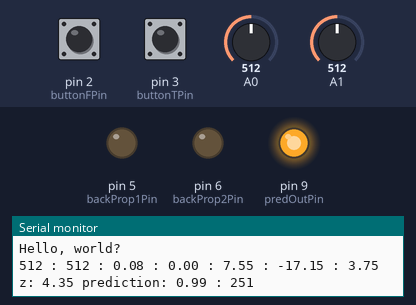
A sketch run on a simulated Arduino Uno, built with avr-gcc and run on an emulated ATmega328P. Parts: output pins drawn as LEDs (lit = HIGH), the last lines printed to the serial monitor. Inputs (shaded band) come from the test bench; at power-on: pin 2 (buttonFPin) HIGH, A1 = 512, A0 = 512, pin 3 (buttonTPin) HIGH.

Above: at 1.2 s.
1.3 s: pin 2 (buttonFPin) pulled LOW for 0.15 s
At 1.7 s:
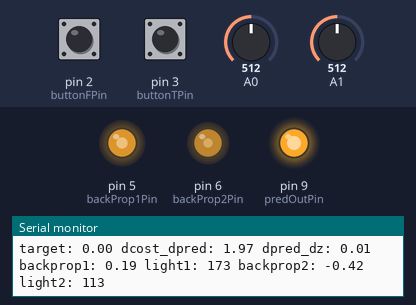
3.3 s: A1 set to 716
At 4.0 s:
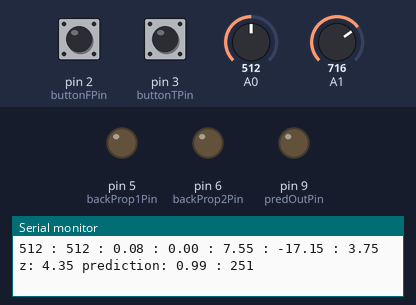
4.8 s: A0 set to 716
At 5.6 s:
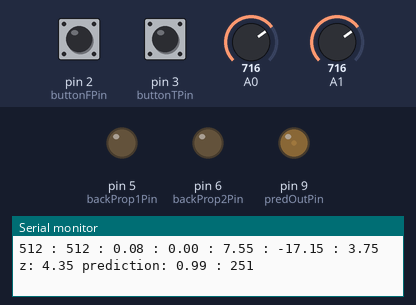
6.4 s: pin 3 (buttonTPin) pulled LOW for 0.15 s
At 6.8 s:
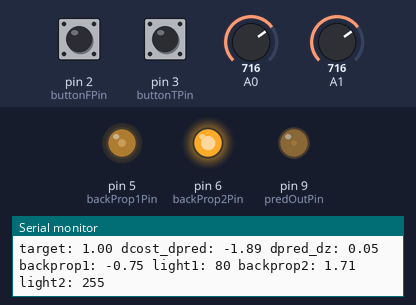
8.4 s: pin 2 (buttonFPin) pulled LOW for 1 s
At 8.8 s:
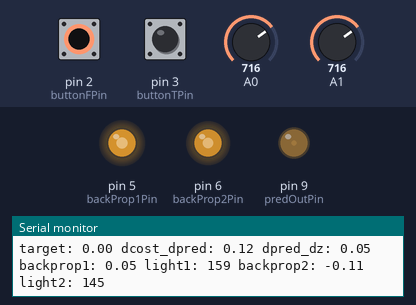
10.9 s: A0 set to 900
At 11.8 s:
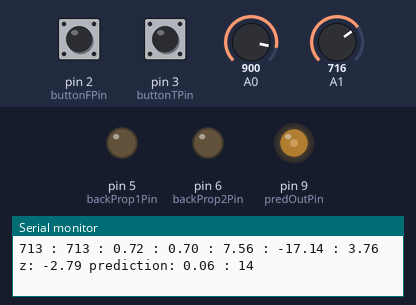
Timing chart, 0 to 13.4 s (numbered marks = the images above; inputs shaded):
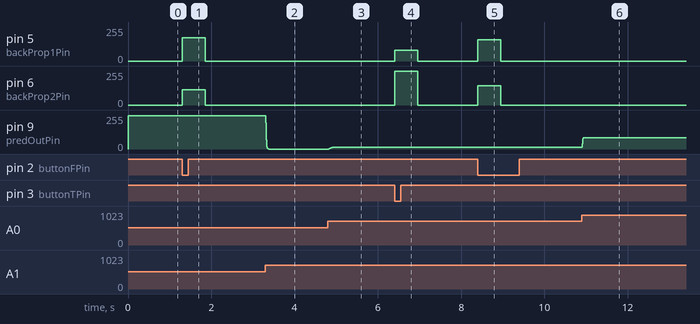

Measured:
- after the input at 1.3 s, pin 5 (backProp1Pin): 0/255 → 173/255 at once, → 0/255 0.55 s later; pin 6 (backProp2Pin): 0/255 → 113/255 at once, → 0/255 0.55 s later
- after the input at 3.3 s, pin 9 (predOutPin): 251/255 → 0/255 at once
- after the input at 4.8 s, pin 9 (predOutPin): moves from 0/255 to 14/255 over 0.13 s, starting at once
- after the input at 6.4 s, pin 5 (backProp1Pin): 0/255 → 80/255 at once, → 0/255 0.55 s later; pin 6 (backProp2Pin): 0/255 → 255/255 at once, → 0/255 0.55 s later
- after the input at 8.4 s, pin 5 (backProp1Pin): 0/255 → 159/255 at once, → 0/255 0.55 s later; pin 6 (backProp2Pin): 0/255 → 145/255 at once, → 0/255 0.55 s later
- after the input at 10.9 s, pin 9 (predOutPin): 14/255 → 86/255 at once

The sketch:

UNO_Neuron_output.ino
```cpp
float n_input1;
float n_input2;

float w1;
float w2;
float b;

float prediction;

int nodeNumber = 3;

int val;
int avg1;
int avg2;
int sampleSize=4;


int buttonFPin=2;
int buttonTPin=3;
boolean lastbuttonStateT;
boolean lastbuttonStateF;

int predOutPin=9;
int backProp1Pin=5;
int backProp2Pin=6;

float backprop1;
float backprop2;

boolean printable=true;

void setup() {

  // predicted outcome
  pinMode(predOutPin, OUTPUT); // nuron out
  // backpropagation pin
  pinMode(backProp1Pin,OUTPUT);
  pinMode(backProp2Pin,OUTPUT);

  // set the learning trigger/teach button to be input
  pinMode(buttonFPin,INPUT_PULLUP);
  pinMode(buttonTPin,INPUT_PULLUP);

  // initialize avarage value
  avg1=analogRead(A0);
  avg2=analogRead(A1);

  // set the data rate for the SoftwareSerial port
  Serial.begin(9600);
  Serial.println("Hello, world?");


  // hardcode the weights and bias
  switch (nodeNumber) {
    case 1:
      w1 = 5.75;
      w2 = 1.03;
      b = -2.21;
      break;

    case 2:
      w1 = -16.24;
      w2 = -1.82;
      b = 6.6;
      break;

    case 3:
      w1 = 7.55;
      w2 = -17.15;
      b = 3.75;
      break;
  }

//w1 = random(-10,10)/10.0;
//w2 = random(-10,10)/10.0;
//b = random(-10,10)/10.0;


}

void loop() {

  // forward calculation
  int val1 = analogRead(A0); // output from neuron1
  avg1 = (avg1*(sampleSize-1)+val1)/sampleSize;
  val1=avg1;
  val= map(val1, 485, 800, 0, 100);
  val=constrain(val,0,100);
  n_input1=val/100.0;   // converting to number between 0-1.0

  int val2 = analogRead(A1); // output from neuron2
  avg2 = (avg2*(sampleSize-1)+val2)/sampleSize;
  val2=avg2;
  val= map(val2, 510, 800, 0, 100);
  val=constrain(val,0,100);
  n_input2=val/100.0; // converting to number between 0-1.0

  // calculate the prediction starting with the weight and bias
  float z = n_input1 * w1 + n_input2 * w2 + b;
  // make a prediction using sigmoid
  prediction = Sigmoid(z);

  int output = int (255 * prediction);
  output = constrain(output, 0, 255);
  analogWrite(predOutPin, output);


// check if the training button is pressed
boolean buttonStateT=digitalRead(buttonTPin);
boolean buttonStateF=digitalRead(buttonFPin);

// training button that indicates the correct answer should be true/1 is pressed
if (buttonStateT == 0 && lastbuttonStateT!=buttonStateT){
  backpropagation(1.0);
}

// training button that indicates the correct answer should be false/0 is pressed
else if (buttonStateF == 0 && lastbuttonStateF!=buttonStateF){
  backpropagation(0.0);
}

else{

  analogWrite(backProp1Pin, 0);
  analogWrite(backProp2Pin, 0);

  if (printable){

  Serial.print(val1);
  Serial.print(" : ");
  Serial.print(val2);
  Serial.print(" : ");
  Serial.print(n_input1);
  Serial.print(" : ");
  Serial.print(n_input2);
  Serial.print(" : ");
  Serial.print(w1);
  Serial.print(" : ");
  Serial.print(w2);
  Serial.print(" : ");
  Serial.print(b);
  Serial.print(" z: ");
  Serial.print(z);
  Serial.print(" prediction: ");
  Serial.print(prediction);
  Serial.print(" : ");
  Serial.print(output);
  Serial.println();
  printable=false;
  }
}


lastbuttonStateT=buttonStateT;
lastbuttonStateF=buttonStateF;


  delay(10);

}

void backpropagation(float target){
  // back propagation output layer
  float learningRate=0.2;

    //find the slope of the cost w, r, t each parameter (w1 w2 b)
    //bring derivative through square function
    float dcost_dpred= 2* (prediction - target);

    //bring derivative through sigmoid (prediction is sigmoid)
    //dpred_dz = sigmoid(z) * (1-sigmoid(z))
    float dpred_dz = prediction * (1-prediction);

  // here are the caluclation for the hidden layer neurons
    backprop1=dcost_dpred*dpred_dz*w1;
    backprop2=dcost_dpred*dpred_dz*w2;

    //pertial derivatives using the chain rule and adjust
    w1-= learningRate* (dcost_dpred*dpred_dz*n_input1);
    w2-= learningRate* (dcost_dpred*dpred_dz*n_input2);
    b-= learningRate* (dcost_dpred*dpred_dz*1);

    int propLight1 = int(backprop1 * 100.0);
    propLight1 = constrain(propLight1,-100,100);
    propLight1 = map(propLight1, -100,100,55,255);
    analogWrite(backProp1Pin, propLight1);

    int propLight2 = int (backprop2 * 100.0);
    propLight2 = constrain(propLight2,-100,100);
    propLight2 = map(propLight2, -100,100,55,255);
    analogWrite(backProp2Pin, propLight2);

Serial.print("target: ");
    Serial.print(target);

    Serial.print(" dcost_dpred: ");
    Serial.print(dcost_dpred);
    Serial.print(" dpred_dz: ");
    Serial.print(dpred_dz);

    Serial.print(" backprop1: ");
    Serial.print(backprop1);
    Serial.print(" light1: ");
    Serial.print(propLight1);
    Serial.print(" backprop2: ");
    Serial.print(backprop2);
    Serial.print(" light2: ");
    Serial.print(propLight2);
    Serial.println();

    printable=true;
  delay(500);

}


float Sigmoid(float x) {
  float sig = 1.0 / (1.0 + exp(-1.0 * x));
  return sig;
}
```
